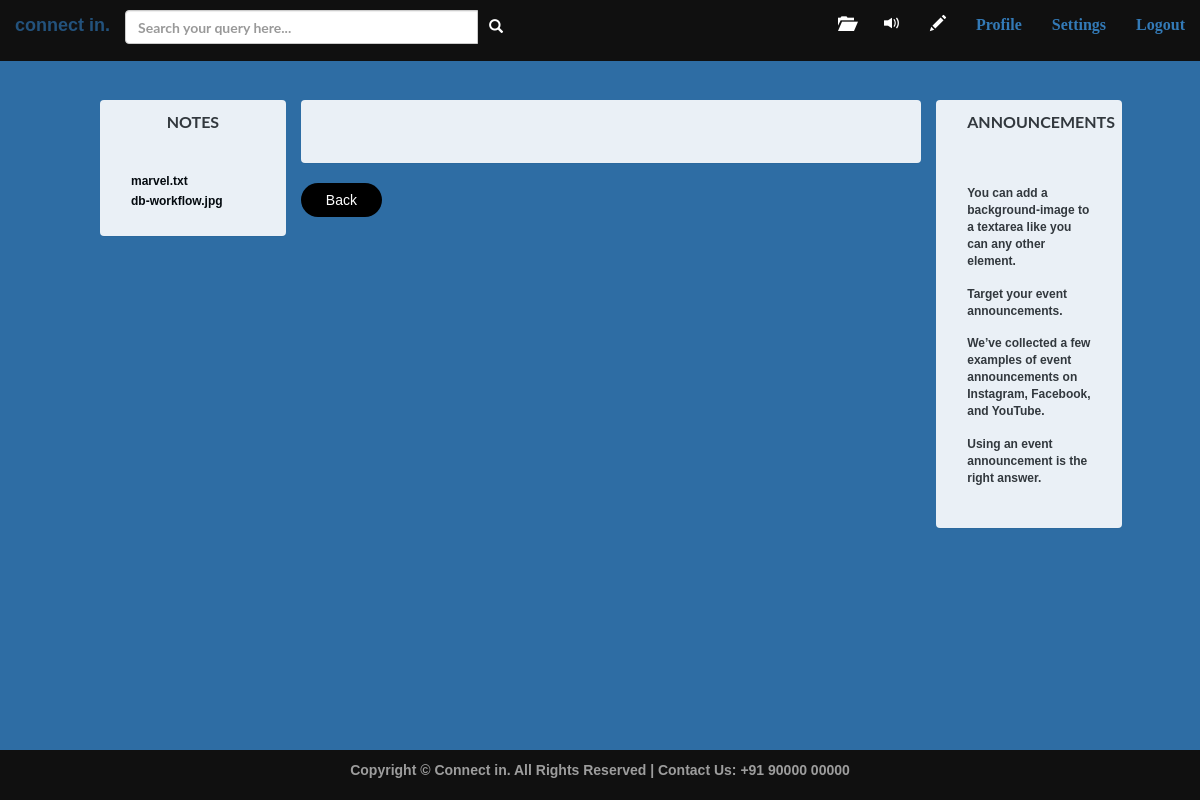
The page /view-post.php (signed in) on the database its author committed.
### tables this page shows
CREATE TABLE `bloginfo` (
  `infoid` int(11) NOT NULL,
  `regno` varchar(15) NOT NULL,
  `date_time` timestamp NOT NULL DEFAULT current_timestamp(),
  `info` mediumtext NOT NULL
);

### view-post.php (the view, shortened to what this page needs)
<?php
include 'config/server.php';
?>
<!DOCTYPE html>
<html>
<head>
    <link href="css/bootstrap.min.css" rel="stylesheet">
    <link href="css/style.css" rel="stylesheet">
    <link href="css/header.css" rel="stylesheet">
    <link href="css/elements.css" rel="stylesheet">
</head>
<body style="background-color: #2e6da4">
    <?php include 'config/header.php'; ?>
    <div class="content">
        <div class="row" style="margin-left: 100px;">
            <div id="verticalmenu" class="panel col-md-2">
                <div class="panel-heading">
                    <p style="font-family: Lato; font-size: 16px; text-align: center;">NOTES</p>
                </div>
                <ul class="panel-body"  style="height: auto;" id="options">
                    <?php
                    $path = "config/uploads/";
                    if ($handle = opendir($path)) {
                        while (false !== ($file = readdir($handle))) {
                            if ('.' === $file) continue;
                            if ('..' === $file) continue;
                            echo "<li style='padding: 0px; margin: 0px;'>
                                    <a id='download_file' href='".$path.$file."' download='download' style='font-size:12px; font-family: Helvetica;'>"
                                    .$file
                                    ."</a>
                                </li>";
                        }
                    }
                    ?>
                </ul>
            </div>
            <div class="col-md-7">
                <div id="postpanel" class="panel" style="align-items: center">
                    <div class="panel-heading">
                    </div>
                    <div class="panel-body" style="height: auto;
                                                   font-size: 14px;
                                                   font-family: Helvetica;
                                                   font-weight: lighter;">
                    </div>
                </div>
                <a href='homepage.php'><button id='post' class='btn btn-primary' style='
                        background-color:black;
                        border-width: 0px;
                        border-radius: 20px;
                        padding: 7px 25px ;
                        font-size: 14px;
                        font-family: Helvetica;
                        color: white;'
                        href='homepage.php'>
                        Back
                </button></a>
            </div>
            <div id="tagpanel" class="panel col-md-2">
                <div class="panel-heading">
                    <p style="font-family: Lato; font-size: 16px; text-align: center;">ANNOUNCEMENTS</p>
                </div>
                <ul class="panel-body" id="tag" style="height: auto">
                    <?php
                        $query = "SELECT info FROM bloginfo /* WHERE date_time >= now() - INTERVAL 1 DAY */ ORDER BY date_time DESC;";
                        $result = mysqli_query($db, $query);
                        while($row = mysqli_fetch_assoc($result)){
                            echo "<li id='info' style='font-size:12px; font-family: Helvetica;'>".$row['info']."</li>";
                        }
                     ?>
                </ul>
            </div>
        </div>
        <?php include 'config/footerp.php'; ?>
    </body>
</html>

### css/style.css (style rules this page uses)
body, html { width: 100%; height: 100%; }
body { padding-top:100px; }
body, h1, h2, h3, h4, h5, h6 { font-family: "Lato","Helvetica Neue",Helvetica,Arial,sans-serif; font-weight: 700; }

### css/header.css (style rules this page uses)
a { text-decoration: none; font-size: 16px; }

### css/elements.css (style rules this page uses)
#options a { font-size: 18px; text-decoration: none; color: black; }
#options li { margin-bottom: 15px; margin-top: 15px; list-style-type: none; font-family: Lato; }
#options li a { font-family: Lato; }
#verticalmenu { opacity: 0.9; }
#postpanel { opacity: 0.9; }
#tagpanel { opacity: 0.9; }
#tag li { margin-bottom: 15px; margin-top: 15px; list-style-type: none; font-family: Lato; }

### view-post.php (style rules this page uses)
p { font-family: Helvetica; }

### rows shown on the page
bloginfo: info "You can add a background-image to a textarea like you can any other element."
bloginfo: info "Target your event announcements."
bloginfo: info "We’ve collected a few examples of event announcements on Instagram, Facebook, and YouTube."
bloginfo: info "Using an event announcement is the right answer."

### other values the page prints
$file "marvel.txt"
$file "db-workflow.jpg"
